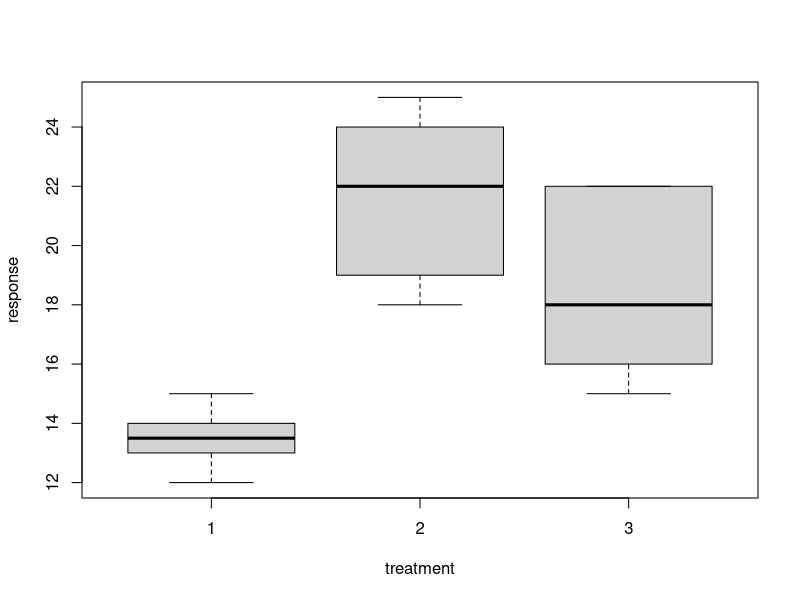
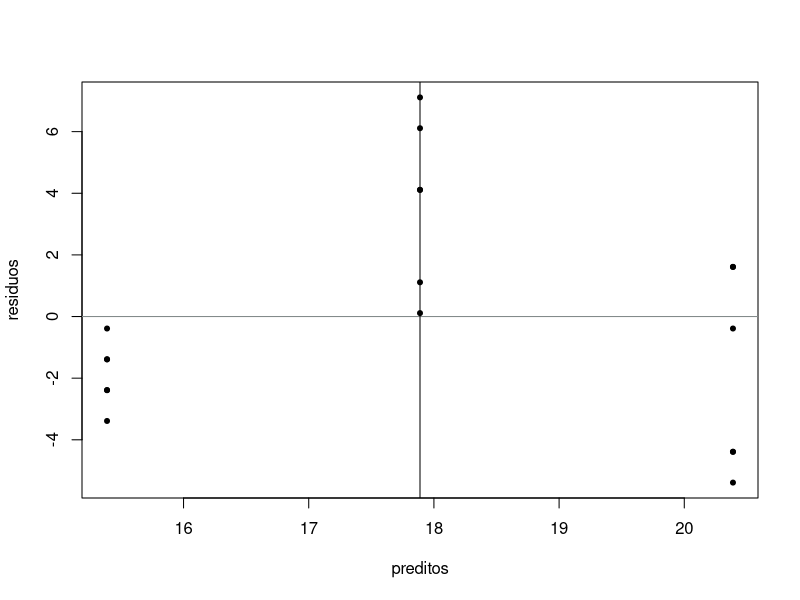

Write the R code that produced these figures, in order.
##
##  ANOVA (An?lise de Vari?ncia)
##  
## --------------------------------------

## A an?lise de vari?ncia ? um teste de hipoteses para modelos lineares

## Em um modelo, constru?mos uma express?o na qual elementos (vari?veis
## e constantes) determinam as causas de varia??o de uma vari?vel.

## PA <-- sexo + idade + etnia + sedentarismo + elast?ncia dos vasos + ignorados

## A hip?tese nula em um modelo de an?lise de vari?ncia e dada por:
## H0: "A m?dia de cada vari?vel tratamento ? igual as demais"

## Hipotese alternativa ser? a seguinte:
## Ha: "Pelo menos uma das medias eh diferente das demais"

## Assim, a ANOVA compara a varia??o devida aos tratamentos com
## a varia??o devido ao res?duo, por isso resulta em um teste
## F-Snedecor, semelhante a compara??o de vari?ncias. O teste
## ainda requer que as vari?veis dos tratamentos tenham distri-
## bui??o normal e que as vari?ncias sejam homog?neas.

## ANOVA
## -----------------------------------------------------
## F.V.          G.L.   S.Q.      Q.M          F.
## -----------------------------------------------------
## Tratamentos    k-1   SQt   QMt=SQt/(k-1)   QMt/QMd
## Desconhecido   n-k   SQd   QMd=SQd/(n-k)
## -----------------------------------------------------
## Total          n-1
# ------------------------------------------------------

##########################################################################################################

## EXEMPLO

## Entrada de dados
## --------------------------------------------------------
exercicio = data.frame(
  treatment = rep(1:3,each=6),
  response = c(14,14,13,12,15,13,24,25,19,22,18,22,
               20,22,22,16,15,16))


## Escrevendo o modelo
exercicio.model = lm(formula = response ~ treatment, 
                     data = exercicio)

exercicio.model

## Visualizacao grafica dos tratamentos
boxplot(formula=response~treatment,data=exercicio)

## Valida??o do modelo
##
## A especifica??o do modelo estabelece que os res?duos
## (erro ou termo desconhecido) tenham vari?ncias 
## constantes segundo os tratamentos e distribui??o 
## normal. A valida??o do modelo ? essencial para se 
## proceder a an?lise.
##
## Com o modelo ajustado (coeficientes) pode ser utilizado
## para realizar predi??es, assim, os valores preditos pelo\
## modelo sao dados por

preditos = fitted(object = exercicio.model)
preditos

## Os res?duos (erros) s?o obtidos pela difenca entre
## o valor obtido e o valor predito (estimado) pelo modelo

residuos = resid(object = exercicio.model)
residuos

## ? importanmte fazer um  gr?fico que ilustre a dispers?o 
## entre os valores reais (medidos) e os valores preditos 
## (estimados). Numa situa??o ideal, a quantidade de pontes 
## deve ser uniformemente distribuidos nos quadrantes formados 
## pela m?dias, ou seja, a dispers?o n?o pode sugerir algum 
## tipo de padrao ou de associa??o.

plot(x = preditos, y = residuos,
     pch = 20,
     col = "black")

abline(h=mean(residuos), col = "azure4")
abline(v = mean(preditos))

## A aus?ncia de padr?es sugere a homogeneidade das vari?ncias

## Teste de homogeneidade de vari?ncias segundo grupos
## (Teste de Levene)

library(car)

## O teste de Levene testa se todas as vari?ncias s?o
## homog?neas

## Ho: Todas as vari?ncias s?o iguais
## Ha: Pelo menos uma das vari?ncias diverge das demais

## Se p-valor for menor do que 0.05 (5%) o teste
## sera significativo (Rejeita-se Ho)

leveneTest(residuos,
           group=as.factor(exercicio$treatment))

## Como p-valor = 0.02938 foi menor do que 0.05, o teste
## foi significativo para a heterogeneidade (se rejeita
## Ho).
##

## Teste para a normalidade dos residuos
shapiro.test(residuos)

## Como p-valor foi maior do que 0.05 entao os residuos
##  tem distribuicao normal, logo a ANOVA poderia
## ser empregada, caso o primeiro pressuporto de 
## homogeneidade das vari?ncias fosse aceito!!!


## Ent?o, quais s?o os crit?rios a serem avaliados?
## - Homogeneidade da vari?ncia dos res?duos (Teste de Levene)
## - Distribui??o normal dos res?duos (shapiro-wilk)

## No nosso caso, o que podemos concluir?

## Mas caso fosse poss?vel, como far?amos a ANOVA?

anova(exercicio.model)


